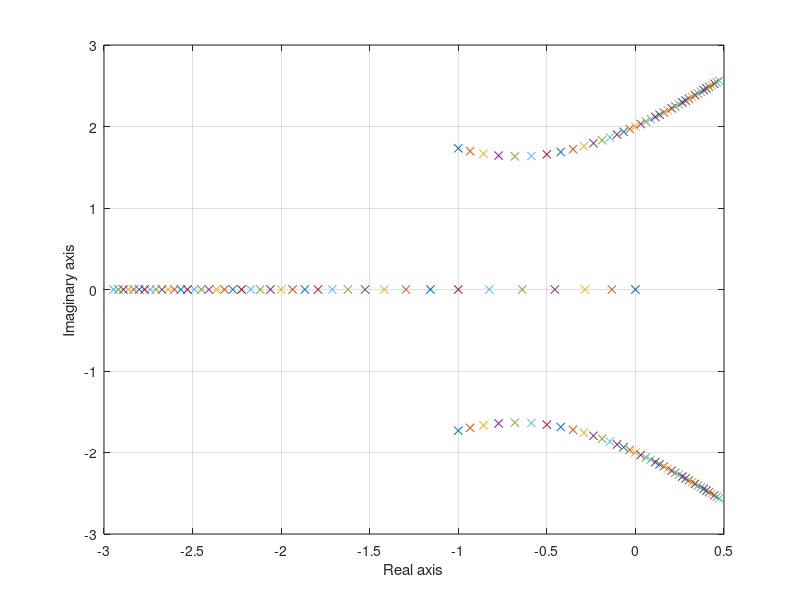

MATLAB code to generate this figure:
% Chapter 6: Figure 6.14
%
%   Compute and plot the roots of the characteristic
%   equation q(s) = s^3 + 2 s^2 + 4 s + K for 0 < K < 20.
%
K=[0:0.5:20];
for i=1:length(K)
 q=[1 2 4 K(i)];
 p(:,i)=roots(q);
end 
plot(real(p),imag(p),'x')
grid
xlabel('Real axis'), ylabel('Imaginary axis')
